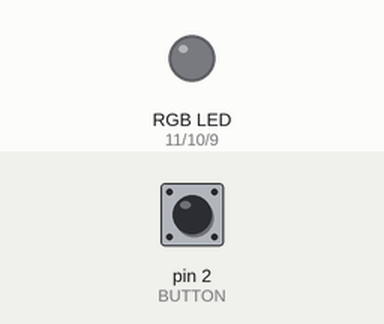
Recording of a sketch running on a simulated Arduino Uno, built with avr-gcc and run on an emulated ATmega328P. Shown: an RGB LED mixed from three pins (HIGH = lit). Inputs (shaded band) come from the test bench; at power-on: pin 2 (BUTTON) LOW. Dim RGB values are drawn brighter than linear.

Above: at 1.2 s.
1.3 s: pin 2 (BUTTON) pulled HIGH for 0.15 s
At 2.5 s:
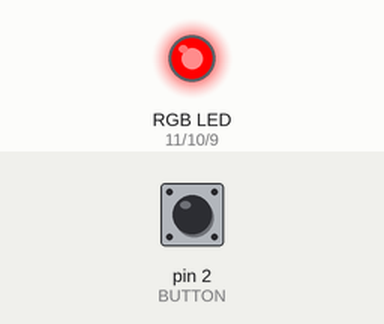
2.9 s: pin 2 (BUTTON) pulled HIGH for 1 s
At 4.0 s:
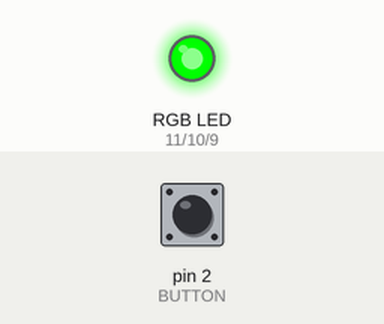
5.4 s: pin 2 (BUTTON) pulled HIGH for 0.15 s
At 5.9 s:
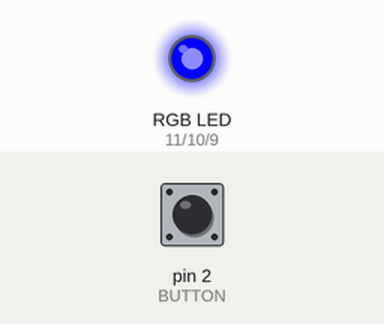
7.0 s: pin 2 (BUTTON) pulled HIGH for 3.2 s
At 8.3 s:
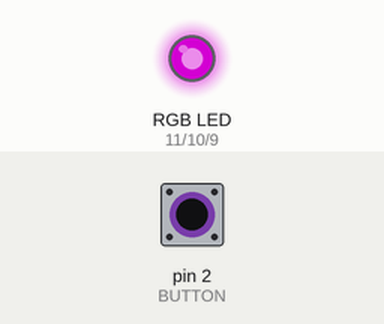
11.7 s: pin 2 (BUTTON) pulled HIGH for 0.15 s
At 12.9 s:
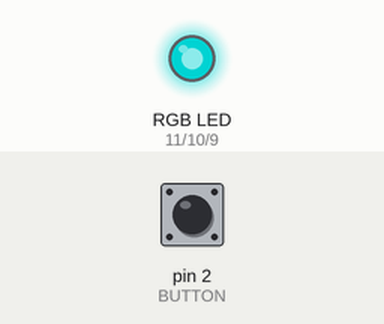
13.3 s: pin 2 (BUTTON) pulled HIGH for 1 s
At 14.2 s:
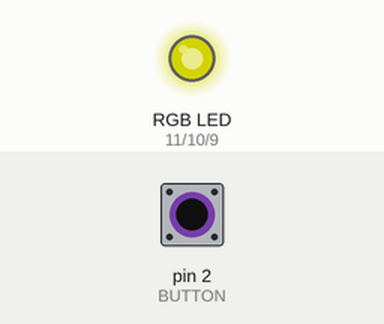
Timing chart, 0 to 16.3 s (numbered marks = the images above; inputs shaded):
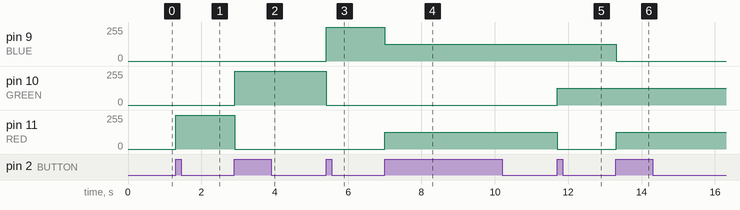

The sketch:

night_light.ino
```cpp
// Night Light - A simple program that cycles through colors on button presses. Uses an RGB LED.

// From Chapter 2 of Exploring Arduino by Jeremy Blum.
// Author: Mitchell Saremba

const int BLUE = 9;
const int GREEN = 10;
const int RED = 11;
const int BUTTON = 2;

int ledMode = 0;

int currentState = LOW;
int prevState = LOW;


void setup() {
  // put your setup code here, to run once:
  pinMode(BLUE, OUTPUT);
  pinMode(GREEN, OUTPUT);
  pinMode(RED, OUTPUT);
  pinMode(BUTTON, INPUT);
}

// for debugging bouncing voltage in button
bool debounce (bool prev) {
  bool current = digitalRead(BUTTON);
  if (prev != current) { // if btn bounces check again
    delay(5);
    current = digitalRead(BUTTON);
  }
  return current;
}

void setMode(int mode) {
  // RED
  if (mode == 1) {
    digitalWrite(RED, HIGH);
    digitalWrite(GREEN, LOW);
    digitalWrite(BLUE, LOW);
  }
  // GREEN
  else if (mode == 2) {
    digitalWrite(RED, LOW);
    digitalWrite(GREEN, HIGH);
    digitalWrite(BLUE, LOW);
  }
  // BLUE
  else if (mode == 3) {
    digitalWrite(RED, LOW);
    digitalWrite(GREEN, LOW);
    digitalWrite(BLUE, HIGH);
  }
  //PURPLE (RED+BLUE)
  else if (mode == 4) {
    analogWrite(RED, 127);
    analogWrite(GREEN, 0);
    analogWrite(BLUE, 127);
  }
  //TEAL (BLUE+GREEN)
  else if (mode == 5) {
    analogWrite(RED, 0);
    analogWrite(GREEN, 127);
    analogWrite(BLUE, 127);
  }
  //ORANGE (GREEN+RED)
  else if (mode == 6) {
    analogWrite(RED, 127);
    analogWrite(GREEN, 127);
    analogWrite(BLUE, 0);
  }
  //WHITE (GREEN+RED+BLUE)
  else if (mode == 7) {
    analogWrite(RED, 85);
    analogWrite(GREEN, 85);
    analogWrite(BLUE, 85);
  }
  //OFF (mode = 0)
  else {
    digitalWrite(RED, LOW);
    digitalWrite(GREEN, LOW);
    digitalWrite(BLUE, LOW);
  }
}

void loop() {
  currentState = debounce(BUTTON);
  if (prevState == LOW && currentState == HIGH) { // if button clicked
    ledMode += 1;
  }
  prevState = currentState;
  if (ledMode == 8) ledMode = 0; // reset at end of cycle
  setMode(ledMode);
}
```

Measured:
- after the input at 1.3 s, pin 11 (RED): 0/255 → 255/255 at once
- after the input at 2.9 s, pin 10 (GREEN): 0/255 → 255/255 at once; pin 11 (RED): 255/255 → 0/255 at once
- after the input at 5.4 s, pin 9 (BLUE): 0/255 → 255/255 at once; pin 10 (GREEN): 255/255 → 0/255 at once
- after the input at 7.0 s, pin 9 (BLUE): 255/255 → 127/255 at once; pin 11 (RED): 0/255 → 127/255 at once
- after the input at 11.7 s, pin 10 (GREEN): 0/255 → 127/255 at once; pin 11 (RED): 127/255 → 0/255 at once
- after the input at 13.3 s, pin 9 (BLUE): 127/255 → 0/255 at once; pin 11 (RED): 0/255 → 127/255 at once
